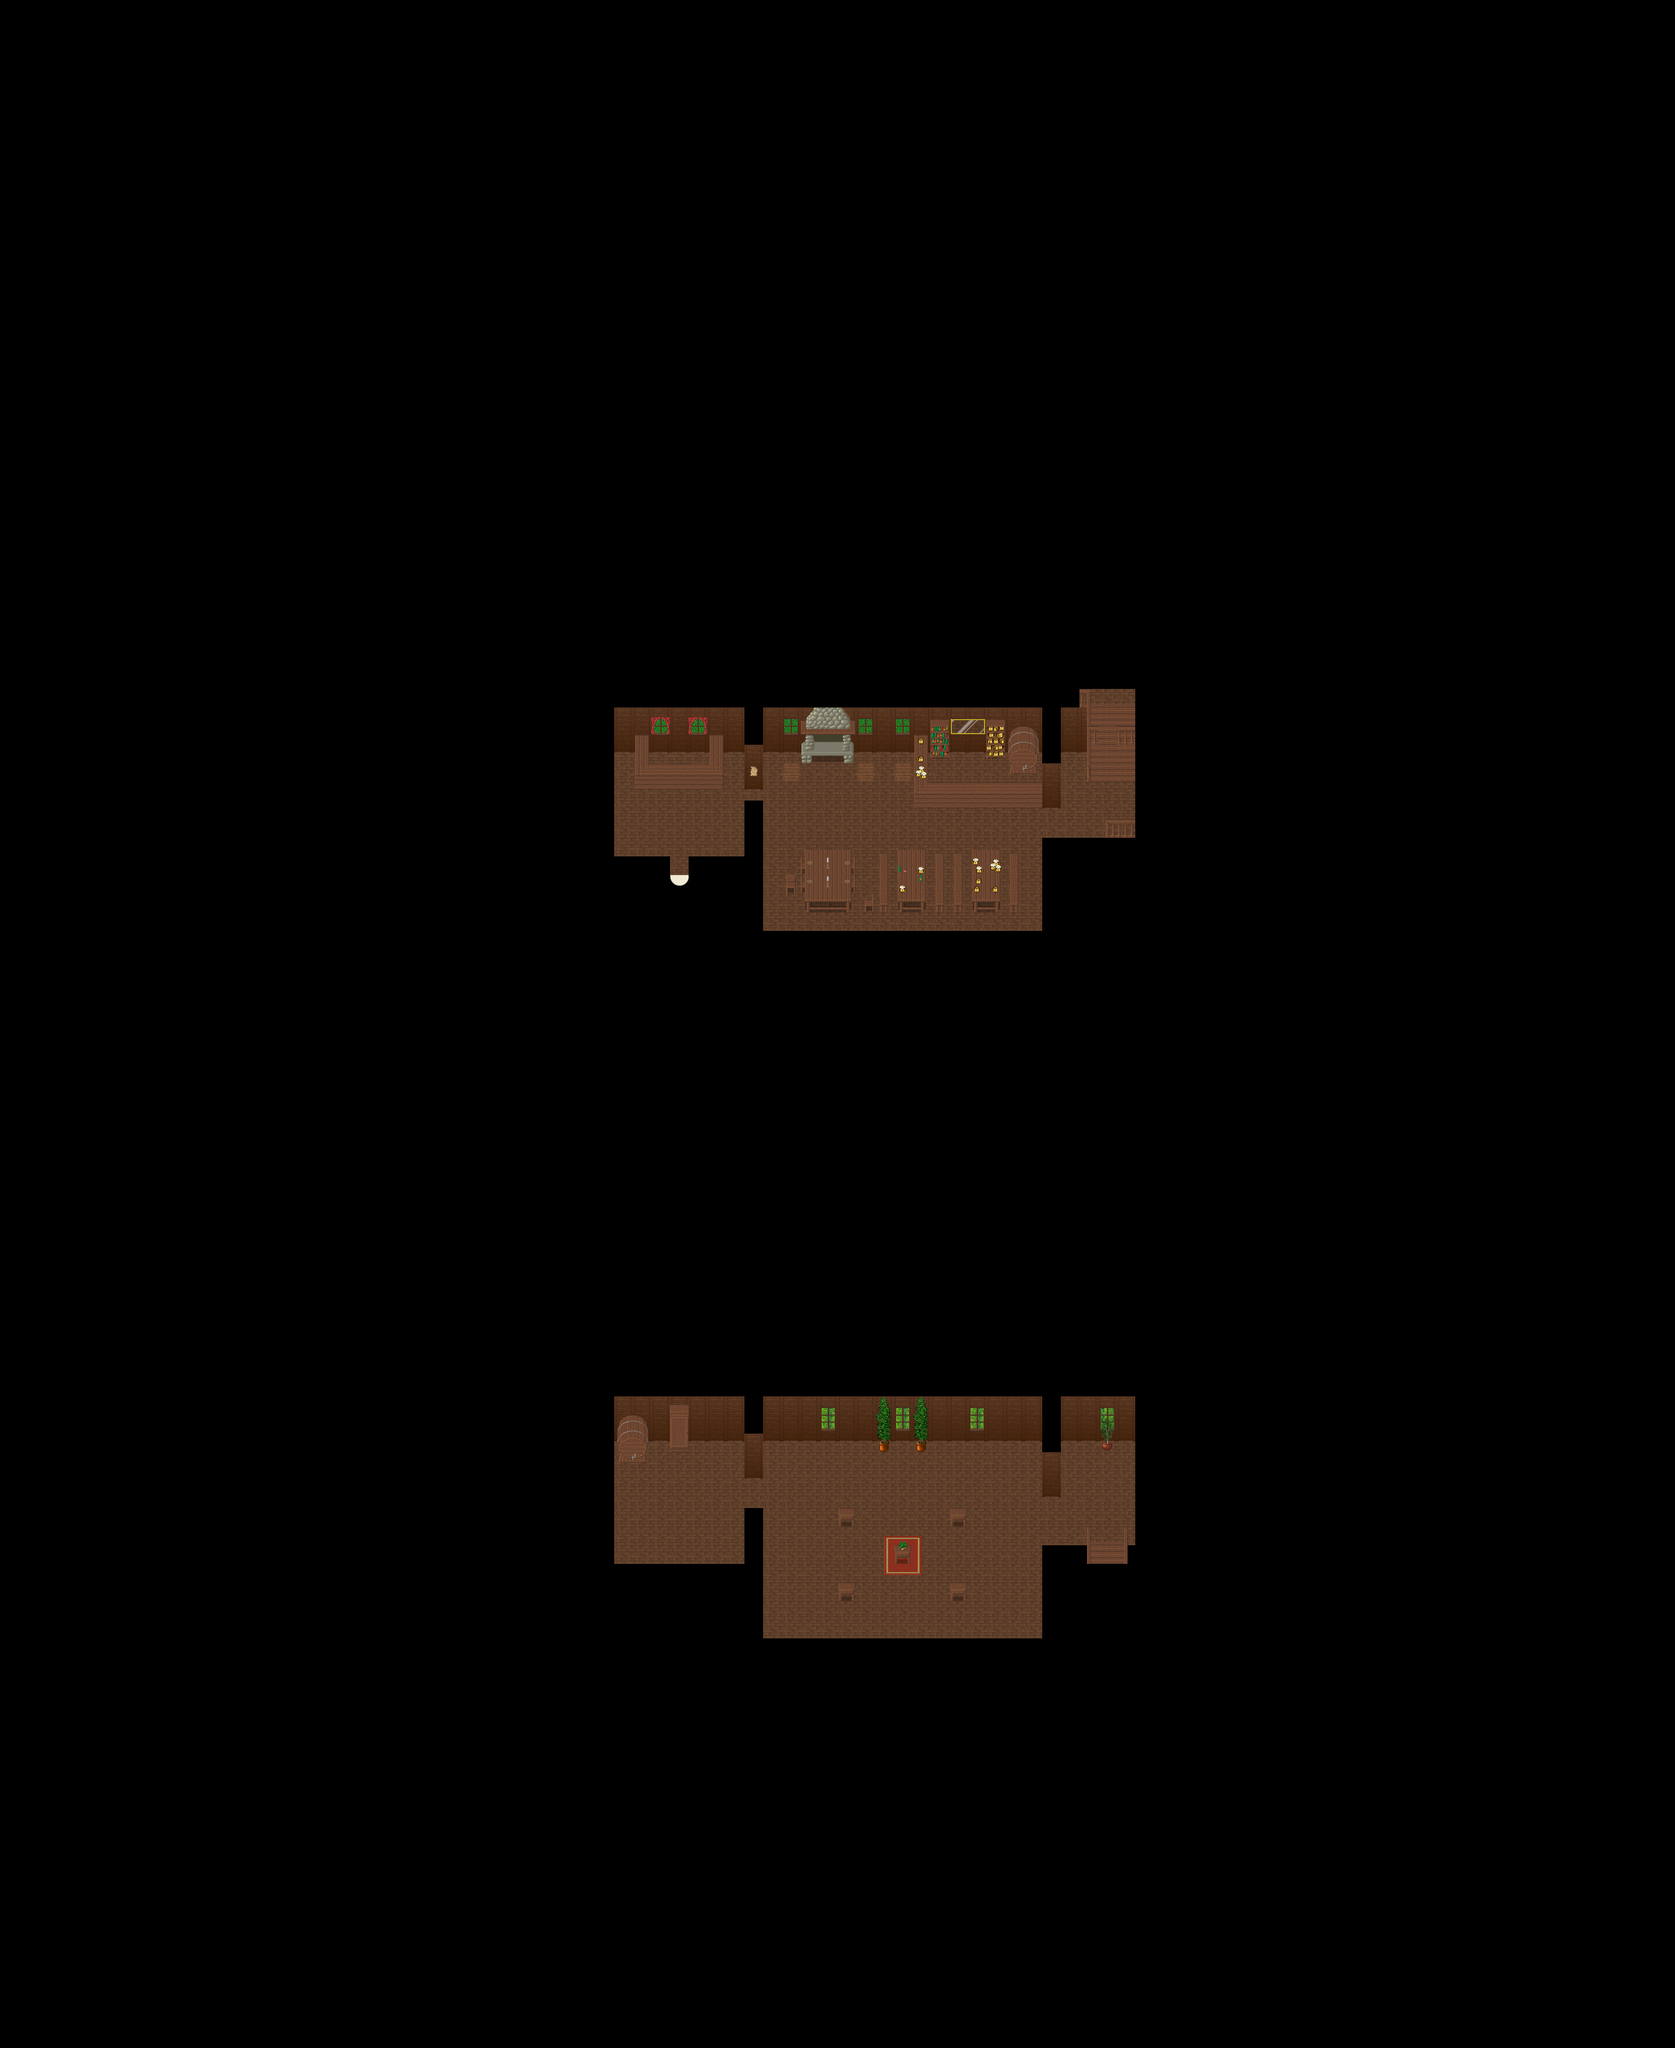

The image is a tile-based game level rendered from a .tmx file. Its description and source (layers, tilesets, objects; grid data summarised) follow:
An orthogonal 90x110 tile map with 32x32 px tiles, 6 tile layers (Ground1, Ground2, Ground3, Fringe, ...), 2 hidden layers not drawn, 4 tilesets and 8 objects (4x warp, 3x fixme, particle_effect).

<map version="1.0" tiledversion="1.0.3" orientation="orthogonal" renderorder="right-down" width="90" height="110" tilewidth="32" tileheight="32" nextobjectid="53">
 <properties>
  <property name="license" value="GPL v2+" />
  <property name="manaplus version" value="2" />
  <property name="minimap" value="graphics/minimaps/012-2.png" />
  <property name="music" value="peace.ogg" />
  <property name="name" value="Hurnscald Inn" />
 </properties>
 <tileset firstgid="1" name="Collision" tilewidth="32" tileheight="32" tilecount="9" columns="3">
  <image source="../graphics/tilesets/collision.png" width="96" height="96" />
 </tileset>
 <tileset firstgid="10" name="inn" tilewidth="32" tileheight="32" tilecount="256" columns="16">
  <image source="../graphics/tilesets/inn.png" width="512" height="512" />
 </tileset>
 <tileset firstgid="266" source="../graphics/tilesets/woodland_indoor.tsx" />
 <tileset firstgid="522" source="../graphics/tilesets/woodland_indoor_x3.tsx" />
 <layer name="Ground1" width="90" height="110">
  <data>[9900 cells, 9900 non-empty, 13 distinct tile ids]</data>
 </layer>
 <layer name="Ground2" width="90" height="110">
  <data>[9900 cells, 129 non-empty, 57 distinct tile ids]</data>
 </layer>
 <layer name="Ground3" width="90" height="110">
  <data>[9900 cells, 3 non-empty, 3 distinct tile ids]</data>
 </layer>
 <layer name="Fringe" width="90" height="110">
  <data>[9900 cells, 3 non-empty, 3 distinct tile ids]</data>
 </layer>
 <layer name="Over1" width="90" height="110">
  <data>[9900 cells, 550 non-empty, 19 distinct tile ids]</data>
 </layer>
 <layer name="Fix It" width="90" height="110">
  <data>[9900 cells, 3 non-empty, 3 distinct tile ids]</data>
 </layer>
 <layer name="Collision" width="90" height="110" visible="0">
  <data>[9900 cells, 9483 non-empty, 1 distinct tile ids]</data>
 </layer>
 <layer name="Heights" width="90" height="110" visible="0">
  <data>[9900 cells, 0 non-empty, 0 distinct tile ids]</data>
 </layer>
 <objectgroup name="Objects">
  <object id="36" name="Margin" type="fixme" x="2240" y="2880" width="640" height="640" />
  <object id="39" name="Margin" type="fixme" x="0" y="0" width="640" height="640" />
  <object id="45" name="To Cellar" type="warp" x="1920" y="1440" width="32" height="32">
   <properties>
    <property name="dest_map" value="009-2" />
    <property name="dest_x" value="0" />
    <property name="dest_y" value="0" />
    <property name="npc_id" value="SCRIPT" />
   </properties>
  </object>
  <object id="47" name="To Outside" type="warp" x="1152" y="1504" width="32" height="32">
   <properties>
    <property name="dest_map" value="012-1" />
    <property name="dest_x" value="65" />
    <property name="dest_y" value="56" />
   </properties>
  </object>
  <object id="49" name="graphics/particles/fireplace.particle.xml" type="particle_effect" x="1408" y="1280" width="32" height="32" />
  <object id="50" name="To Second Floor" type="warp" x="1888" y="1216" width="64" height="32">
   <properties>
    <property name="dest_map" value="012-2" />
    <property name="dest_x" value="0" />
    <property name="dest_y" value="0" />
    <property name="npc_id" value="SCRIPT" />
   </properties>
  </object>
  <object id="51" name="To First Floor" type="warp" x="1888" y="2656" width="32" height="32">
   <properties>
    <property name="dest_map" value="012-2" />
    <property name="dest_x" value="59" />
    <property name="dest_y" value="39" />
   </properties>
  </object>
  <object id="52" name="Margin" type="fixme" x="1216" y="1696" width="640" height="640" />
 </objectgroup>
</map>
